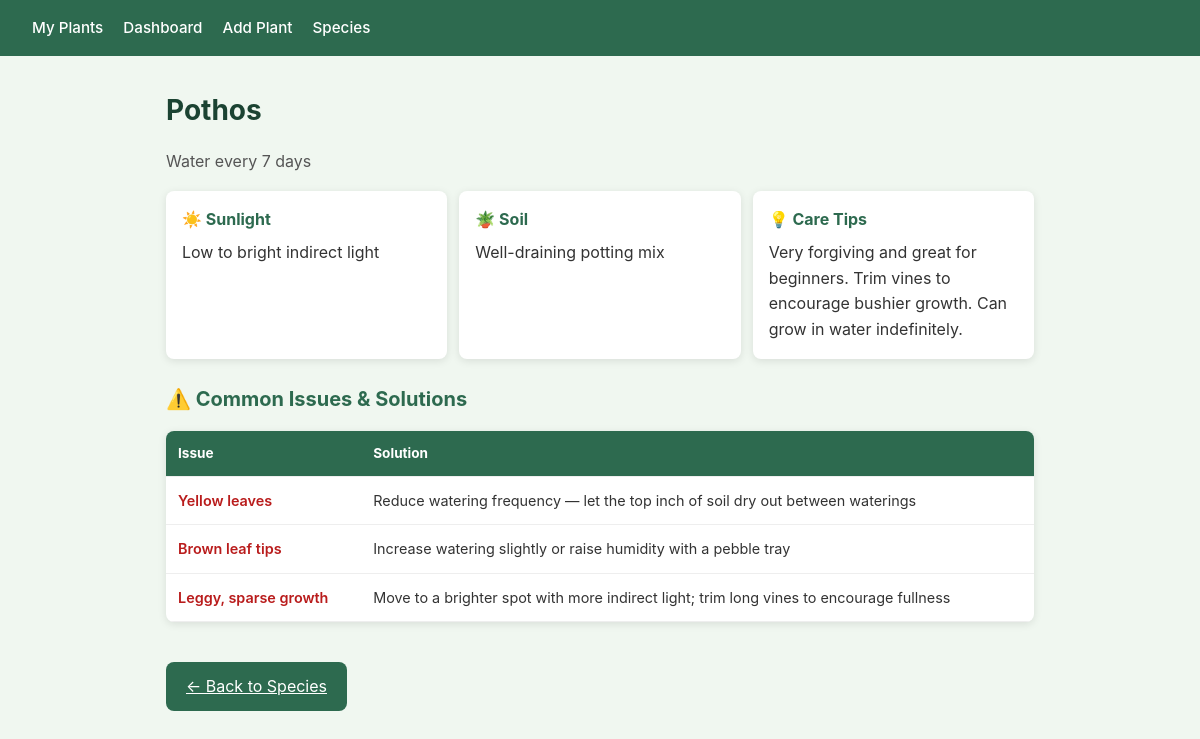
The app's page /species/1 with its own data.
### app/models.py (models this page shows)
class Species(db.Model):
    id = db.Column(db.Integer, primary_key=True)
    name = db.Column(db.String(100), unique=True, nullable=False)
    watering_interval_days = db.Column(db.Integer, nullable=False)
    sunlight = db.Column(db.String(100))
    soil_type = db.Column(db.String(200))
    common_issues = db.Column(db.Text)
    care_tips = db.Column(db.Text)
    plants = db.relationship("Plant", backref="species", lazy=True)
    issues = db.relationship("SpeciesIssue", backref="species", lazy=True)

class SpeciesIssue(db.Model):
    id = db.Column(db.Integer, primary_key=True)
    species_id = db.Column(db.Integer, db.ForeignKey("species.id"), nullable=False)
    issue = db.Column(db.String(200), nullable=False)
    solution = db.Column(db.Text, nullable=False)

### app/routes.py (the view)
@main.route("/species/<int:species_id>")
def species_detail(species_id):
    species = Species.query.get_or_404(species_id)
    return render_template("species_detail.html", species=species)

### app/templates/species_detail.html
{% extends "base.html" %}
{% block content %}
<h1>{{ species.name }}</h1>
<p class="subtitle">Water every {{ species.watering_interval_days }} days</p>
<div class="care-grid">
    {% if species.sunlight %}
    <div class="care-card">
        <h3>☀️ Sunlight</h3>
        <p>{{ species.sunlight }}</p>
    </div>
    {% endif %}
    {% if species.soil_type %}
    <div class="care-card">
        <h3>🪴 Soil</h3>
        <p>{{ species.soil_type }}</p>
    </div>
    {% endif %}
    {% if species.care_tips %}
    <div class="care-card">
        <h3>💡 Care Tips</h3>
        <p>{{ species.care_tips }}</p>
    </div>
    {% endif %}
</div>
{% if species.issues %}
<h2>⚠️ Common Issues &amp; Solutions</h2>
<table class="issues-table">
    <thead>
        <tr>
            <th>Issue</th>
            <th>Solution</th>
        </tr>
    </thead>
    <tbody>
        {% for item in species.issues %}
        <tr>
            <td class="issue-cell">{{ item.issue }}</td>
            <td>{{ item.solution }}</td>
        </tr>
        {% endfor %}
    </tbody>
</table>
{% endif %}
<a href="{{ url_for('main.manage_species') }}" class="btn">← Back to Species</a>
{% endblock %}

### app/static/style.css (style rules this page uses)
* { box-sizing: border-box; margin: 0; padding: 0; }
body { font-family: -apple-system, BlinkMacSystemFont, "Segoe UI", Roboto, sans-serif; background: #f0f7f0; color: #333; line-height: 1.6; -webkit-text-size-adjust: 100%; }
h1 { margin-bottom: 1rem; color: #1b4332; font-size: 1.5rem; }
h2 { margin: 1.5rem 0 1rem; color: #2d6a4f; font-size: 1.25rem; }
table { width: 100%; border-collapse: collapse; background: white; border-radius: 8px; overflow: hidden; box-shadow: 0 2px 8px rgba(0, 0, 0, 0.1); }
th, td { padding: 0.75rem 0.75rem; text-align: left; border-bottom: 1px solid #eee; }
th { background: #2d6a4f; color: white; font-size: 0.85rem; }
.subtitle { color: #555; margin-bottom: 1rem; font-size: 1rem; }
.care-grid { display: grid; grid-template-columns: 1fr; gap: 0.75rem; margin-bottom: 1.5rem; }
.care-card { background: white; border-radius: 8px; padding: 1rem; box-shadow: 0 2px 8px rgba(0, 0, 0, 0.1); }
.care-card h3 { margin-bottom: 0.5rem; color: #2d6a4f; font-size: 1rem; }
.issues-table { margin-top: 1rem; margin-bottom: 1.5rem; }
.issues-table td { vertical-align: top; font-size: 0.9rem; }
.issue-cell { font-weight: 600; color: #b91c1c; }
.btn { display: inline-block; margin-top: 1rem; padding: 0.75rem 1.25rem; background: #2d6a4f; color: white; border: none; border-radius: 8px; cursor: pointer; font-size: 1rem; -webkit-tap-highlight-color: transparent; touch-action: manipulation; }
@media (min-width: 768px) { h1 { font-size: 1.75rem; } }
@media (min-width: 768px) { .care-grid { grid-template-columns: repeat(auto-fit, minmax(280px, 1fr)); } }
@media (min-width: 768px) { .issue-cell { white-space: nowrap; } }

### records on screen
Species: name "Pothos", watering_interval_days "7", sunlight "Low to bright indirect light", soil_type "Well-draining potting mix", care_tips "Very forgiving and great for beginners. Trim vines to encourage bushier growth. Can grow in water indefinitely."
SpeciesIssue: issue "Yellow leaves", solution "Reduce watering frequency — let the top inch of soil dry out between waterings"
SpeciesIssue: issue "Brown leaf tips", solution "Increase watering slightly or raise humidity with a pebble tray"
SpeciesIssue: issue "Leggy, sparse growth", solution "Move to a brighter spot with more indirect light; trim long vines to encourage fullness"
